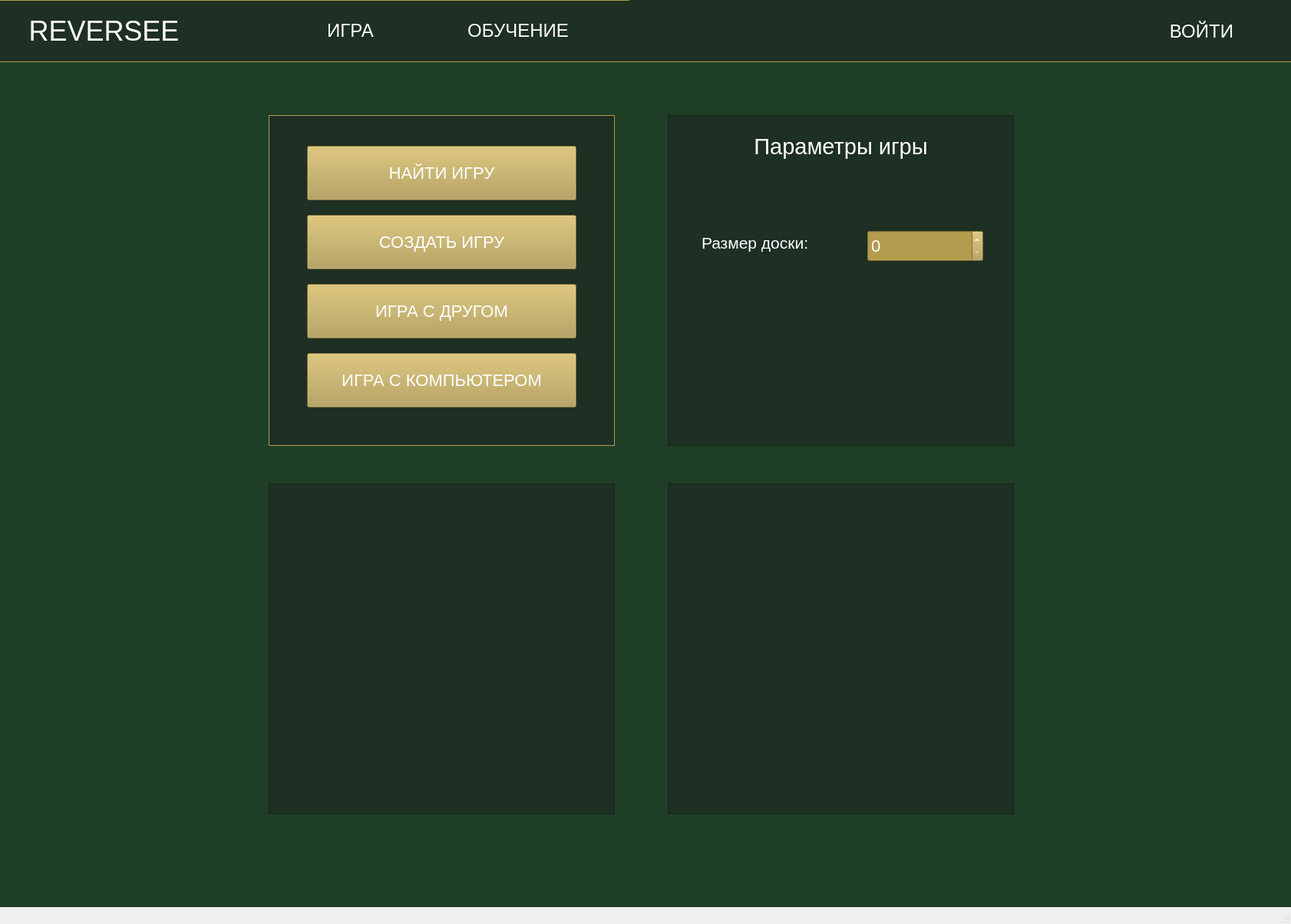
<?xml version="1.0" encoding="UTF-8"?>
<ui version="4.0">
 <class>MainWindow</class>
 <widget class="QMainWindow" name="MainWindow">
  <property name="geometry">
   <rect>
    <x>0</x>
    <y>0</y>
    <width>1682</width>
    <height>1204</height>
   </rect>
  </property>
  <property name="minimumSize">
   <size>
    <width>1682</width>
    <height>1204</height>
   </size>
  </property>
  <property name="maximumSize">
   <size>
    <width>1682</width>
    <height>1204</height>
   </size>
  </property>
  <property name="windowTitle">
   <string>Reversee</string>
  </property>
  <property name="styleSheet">
   <string notr="true"/>
  </property>
  <widget class="QWidget" name="centralwidget">
   <property name="styleSheet">
    <string notr="true"/>
   </property>
   <widget class="QStackedWidget" name="stackedWidget">
    <property name="geometry">
     <rect>
      <x>0</x>
      <y>70</y>
      <width>1731</width>
      <height>1131</height>
     </rect>
    </property>
    <property name="sizePolicy">
     <sizepolicy hsizetype="Preferred" vsizetype="Preferred">
      <horstretch>100</horstretch>
      <verstretch>100</verstretch>
     </sizepolicy>
    </property>
    <property name="minimumSize">
     <size>
      <width>100</width>
      <height>100</height>
     </size>
    </property>
    <property name="autoFillBackground">
     <bool>false</bool>
    </property>
    <property name="styleSheet">
     <string notr="true">background-color: #1F3E26;</string>
    </property>
    <widget class="QWidget" name="Main">
     <widget class="QTableWidget" name="tableWidget">
      <property name="geometry">
       <rect>
        <x>870</x>
        <y>560</y>
        <width>451</width>
        <height>431</height>
       </rect>
      </property>
      <property name="styleSheet">
       <string notr="true">QTableWidget{
background-color: #1E2F23;
}QListWidget{
background-color: #1E2F23;
}</string>
      </property>
     </widget>
     <widget class="QTableWidget" name="tableWidget_2">
      <property name="geometry">
       <rect>
        <x>350</x>
        <y>560</y>
        <width>451</width>
        <height>431</height>
       </rect>
      </property>
      <property name="styleSheet">
       <string notr="true">QTableWidget{
background-color: #1E2F23;
}QListWidget{
background-color: #1E2F23;
}</string>
      </property>
     </widget>
     <widget class="QGroupBox" name="groupBox_game">
      <property name="geometry">
       <rect>
        <x>350</x>
        <y>80</y>
        <width>451</width>
        <height>431</height>
       </rect>
      </property>
      <property name="styleSheet">
       <string notr="true">QGroupBox{
background-color: #1E2F23;
border: 1px solid #B39C4D;
}

QPushButton {
  background-color: #B39C4D;
  color: #FFFFFF;
  text-align: center;
  font-size: 22px;
}</string>
      </property>
      <property name="title">
       <string notr="true"/>
      </property>
      <widget class="QPushButton" name="find_game">
       <property name="enabled">
        <bool>true</bool>
       </property>
       <property name="geometry">
        <rect>
         <x>50</x>
         <y>40</y>
         <width>351</width>
         <height>71</height>
        </rect>
       </property>
       <property name="acceptDrops">
        <bool>false</bool>
       </property>
       <property name="text">
        <string>НАЙТИ ИГРУ</string>
       </property>
      </widget>
      <widget class="QPushButton" name="create_game">
       <property name="geometry">
        <rect>
         <x>50</x>
         <y>130</y>
         <width>351</width>
         <height>71</height>
        </rect>
       </property>
       <property name="text">
        <string>СОЗДАТЬ ИГРУ</string>
       </property>
      </widget>
      <widget class="QPushButton" name="friend_game">
       <property name="geometry">
        <rect>
         <x>50</x>
         <y>220</y>
         <width>351</width>
         <height>71</height>
        </rect>
       </property>
       <property name="text">
        <string>ИГРА С ДРУГОМ</string>
       </property>
      </widget>
      <widget class="QPushButton" name="computer_game">
       <property name="geometry">
        <rect>
         <x>50</x>
         <y>310</y>
         <width>351</width>
         <height>71</height>
        </rect>
       </property>
       <property name="text">
        <string>ИГРА С КОМПЬЮТЕРОМ</string>
       </property>
      </widget>
     </widget>
     <widget class="QTableWidget" name="tableWidget_7">
      <property name="geometry">
       <rect>
        <x>870</x>
        <y>80</y>
        <width>451</width>
        <height>431</height>
       </rect>
      </property>
      <property name="styleSheet">
       <string notr="true">QTableWidget{
background-color: #1E2F23;
}QListWidget{
background-color: #1E2F23;
}</string>
      </property>
     </widget>
     <widget class="QTextEdit" name="textEdit_8">
      <property name="geometry">
       <rect>
        <x>880</x>
        <y>100</y>
        <width>431</width>
        <height>61</height>
       </rect>
      </property>
      <property name="styleSheet">
       <string notr="true">background-color: #1E2F23;border: 0px;</string>
      </property>
      <property name="html">
       <string>&lt;!DOCTYPE HTML PUBLIC &quot;-//W3C//DTD HTML 4.0//EN&quot; &quot;http://www.w3.org/TR/REC-html40/strict.dtd&quot;&gt;
&lt;html&gt;&lt;head&gt;&lt;meta name=&quot;qrichtext&quot; content=&quot;1&quot; /&gt;&lt;style type=&quot;text/css&quot;&gt;
p, li { white-space: pre-wrap; }
&lt;/style&gt;&lt;/head&gt;&lt;body style=&quot; font-family:'MS Shell Dlg 2'; font-size:7.8pt; font-weight:400; font-style:normal;&quot;&gt;
&lt;p align=&quot;center&quot; style=&quot; margin-top:0px; margin-bottom:0px; margin-left:0px; margin-right:0px; -qt-block-indent:0; text-indent:0px;&quot;&gt;&lt;span style=&quot; font-size:22pt; color:#ffffff;&quot;&gt;Параметры игры&lt;/span&gt;&lt;/p&gt;&lt;/body&gt;&lt;/html&gt;</string>
      </property>
     </widget>
     <widget class="QSpinBox" name="board_size">
      <property name="geometry">
       <rect>
        <x>1130</x>
        <y>230</y>
        <width>151</width>
        <height>41</height>
       </rect>
      </property>
      <property name="layoutDirection">
       <enum>Qt::LeftToRight</enum>
      </property>
      <property name="styleSheet">
       <string notr="true">background-color: #B39C4D;
  color: #FFFFFF;
  text-align: center;
  font-size: 22px;</string>
      </property>
     </widget>
     <widget class="QTextEdit" name="textEdit_9">
      <property name="geometry">
       <rect>
        <x>910</x>
        <y>230</y>
        <width>191</width>
        <height>41</height>
       </rect>
      </property>
      <property name="styleSheet">
       <string notr="true">background-color: #1E2F23;border: 0px;</string>
      </property>
      <property name="html">
       <string>&lt;!DOCTYPE HTML PUBLIC &quot;-//W3C//DTD HTML 4.0//EN&quot; &quot;http://www.w3.org/TR/REC-html40/strict.dtd&quot;&gt;
&lt;html&gt;&lt;head&gt;&lt;meta name=&quot;qrichtext&quot; content=&quot;1&quot; /&gt;&lt;style type=&quot;text/css&quot;&gt;
p, li { white-space: pre-wrap; }
&lt;/style&gt;&lt;/head&gt;&lt;body style=&quot; font-family:'MS Shell Dlg 2'; font-size:7.8pt; font-weight:400; font-style:normal;&quot;&gt;
&lt;p style=&quot; margin-top:0px; margin-bottom:0px; margin-left:0px; margin-right:0px; -qt-block-indent:0; text-indent:0px;&quot;&gt;&lt;span style=&quot; font-size:16pt; color:#ffffff;&quot;&gt;Размер доски:&lt;/span&gt;&lt;/p&gt;&lt;/body&gt;&lt;/html&gt;</string>
      </property>
     </widget>
    </widget>
    <widget class="QWidget" name="Game">
     <property name="styleSheet">
      <string notr="true">QGroupBox {
background: #000000;
}
QGrindLayout {
background: #000000;
}
QPushButton {
background: #B39C4D;
  text-align: center;
}
</string>
     </property>
     <widget class="QGroupBox" name="game_board">
      <property name="geometry">
       <rect>
        <x>460</x>
        <y>140</y>
        <width>750</width>
        <height>750</height>
       </rect>
      </property>
      <property name="styleSheet">
       <string notr="true"/>
      </property>
      <property name="title">
       <string/>
      </property>
      <widget class="QWidget" name="gridLayoutWidget">
       <property name="geometry">
        <rect>
         <x>-1</x>
         <y>-1</y>
         <width>751</width>
         <height>751</height>
        </rect>
       </property>
       <layout class="QGridLayout" name="gridLayout_4">
        <property name="spacing">
         <number>4</number>
        </property>
       </layout>
      </widget>
     </widget>
    </widget>
    <widget class="QWidget" name="Education">
     <widget class="QGroupBox" name="groupBox_game_7">
      <property name="geometry">
       <rect>
        <x>360</x>
        <y>80</y>
        <width>1131</width>
        <height>771</height>
       </rect>
      </property>
      <property name="styleSheet">
       <string notr="true">QGroupBox{
background-color: #1E2F23;
border: 1px solid #B39C4D;
}

QPushButton {
  background-color: #B39C4D;
  color: #FFFFFF;
  text-align: center;
  font-size: 22px;
}

QLineEdit{
background: #2A382F;
border: 1px solid #B39C4D;
}
QTextEdit{
background-color: #1E2F23;
border: 0px
}</string>
      </property>
      <property name="title">
       <string notr="true"/>
      </property>
      <widget class="QTextEdit" name="textEdit_7">
       <property name="geometry">
        <rect>
         <x>80</x>
         <y>40</y>
         <width>971</width>
         <height>711</height>
        </rect>
       </property>
       <property name="html">
        <string>&lt;!DOCTYPE HTML PUBLIC &quot;-//W3C//DTD HTML 4.0//EN&quot; &quot;http://www.w3.org/TR/REC-html40/strict.dtd&quot;&gt;
&lt;html&gt;&lt;head&gt;&lt;meta name=&quot;qrichtext&quot; content=&quot;1&quot; /&gt;&lt;style type=&quot;text/css&quot;&gt;
p, li { white-space: pre-wrap; }
&lt;/style&gt;&lt;/head&gt;&lt;body style=&quot; font-family:'MS Shell Dlg 2'; font-size:7.8pt; font-weight:400; font-style:normal;&quot;&gt;
&lt;p style=&quot; margin-top:0px; margin-bottom:0px; margin-left:0px; margin-right:0px; -qt-block-indent:0; text-indent:0px;&quot;&gt;&lt;span style=&quot; font-size:22pt; color:#ffffff;&quot;&gt;Ход игры &lt;/span&gt;&lt;/p&gt;
&lt;p style=&quot;-qt-paragraph-type:empty; margin-top:0px; margin-bottom:0px; margin-left:0px; margin-right:0px; -qt-block-indent:0; text-indent:0px;&quot;&gt;&lt;br /&gt;&lt;/p&gt;
&lt;p style=&quot; margin-top:0px; margin-bottom:0px; margin-left:0px; margin-right:0px; -qt-block-indent:0; text-indent:0px;&quot;&gt;&lt;span style=&quot; font-size:14pt; color:#ffffff;&quot;&gt;Две золотые и две черные фишки помещены вцентр игрового поля так, как показано на рисунке. Начинают золотые, игрок ходит одной из фишекпо игровому полю. Вы должны перемещать каждую фишку по игровому полю так, чтобы он прилегал как минимум кодной фишке противника. Окруженные фишки – это те фишки, к которым по прямойлинии по вертикали, горизонтали или диагонали прилегает фишка противника. Когда одна из фишек окружена двумя фишками противника, то фишка первого игрокапереворачивается и становится фишкой второго. Если вы поместили свои фишки настолько удачно, что они окружают фишки противника более чемв одном направлении сразу, вы можете перевернуть все эти фишки сразу, превратив их в фишкисвоего цвета. Если игрок не в состоянии переместить фишки согласно правилам, он пропускает ход, и ходпереход к его противнику. Если у игрока уже нет фишек во время хода, он может взять одну усвоего противника. &lt;/span&gt;&lt;/p&gt;
&lt;p style=&quot;-qt-paragraph-type:empty; margin-top:0px; margin-bottom:0px; margin-left:0px; margin-right:0px; -qt-block-indent:0; text-indent:0px;&quot;&gt;&lt;br /&gt;&lt;/p&gt;
&lt;p style=&quot;-qt-paragraph-type:empty; margin-top:0px; margin-bottom:0px; margin-left:0px; margin-right:0px; -qt-block-indent:0; text-indent:0px; font-size:22pt; color:#ffffff;&quot;&gt;&lt;br /&gt;&lt;/p&gt;
&lt;p style=&quot; margin-top:0px; margin-bottom:0px; margin-left:0px; margin-right:0px; -qt-block-indent:0; text-indent:0px;&quot;&gt;&lt;span style=&quot; font-size:22pt; color:#ffffff;&quot;&gt;Конец игры&lt;/span&gt;&lt;span style=&quot; font-size:24pt; color:#ffffff;&quot;&gt; &lt;/span&gt;&lt;/p&gt;
&lt;p style=&quot;-qt-paragraph-type:empty; margin-top:0px; margin-bottom:0px; margin-left:0px; margin-right:0px; -qt-block-indent:0; text-indent:0px;&quot;&gt;&lt;br /&gt;&lt;/p&gt;
&lt;p style=&quot; margin-top:0px; margin-bottom:0px; margin-left:0px; margin-right:0px; -qt-block-indent:0; text-indent:0px;&quot;&gt;&lt;span style=&quot; font-size:14pt; color:#ffffff;&quot;&gt;Игра заканчивается, когда на доске оказываются все 64 фишки или, когда ни один из игроков неможет сделать ход так, чтобы прилегать к фишке соперника. Побеждает игрок с наибольшим количеством фишек своего цвета. В случае равного количествафишек, побеждает игрок, начавший игру вторым.&lt;/span&gt;&lt;/p&gt;&lt;/body&gt;&lt;/html&gt;</string>
       </property>
      </widget>
     </widget>
    </widget>
    <widget class="QWidget" name="Friends">
     <widget class="QGroupBox" name="groupBox_game_8">
      <property name="geometry">
       <rect>
        <x>400</x>
        <y>50</y>
        <width>861</width>
        <height>911</height>
       </rect>
      </property>
      <property name="contextMenuPolicy">
       <enum>Qt::NoContextMenu</enum>
      </property>
      <property name="styleSheet">
       <string notr="true">QGroupBox{
background-color: #1E2F23;
border: 1px solid #B39C4D;
}

QPushButton {
  background-color: #B39C4D;
  color: #FFFFFF;
  text-align: center;
  font-size: 22px;
}

QLineEdit{
background: #2A382F;
border: 1px solid #B39C4D;
}
QTextEdit{
background-color: #1E2F23;
border: 0px
}</string>
      </property>
      <property name="title">
       <string notr="true"/>
      </property>
      <widget class="QTextEdit" name="textEdit_10">
       <property name="geometry">
        <rect>
         <x>80</x>
         <y>40</y>
         <width>181</width>
         <height>87</height>
        </rect>
       </property>
       <property name="html">
        <string>&lt;!DOCTYPE HTML PUBLIC &quot;-//W3C//DTD HTML 4.0//EN&quot; &quot;http://www.w3.org/TR/REC-html40/strict.dtd&quot;&gt;
&lt;html&gt;&lt;head&gt;&lt;meta name=&quot;qrichtext&quot; content=&quot;1&quot; /&gt;&lt;style type=&quot;text/css&quot;&gt;
p, li { white-space: pre-wrap; }
&lt;/style&gt;&lt;/head&gt;&lt;body style=&quot; font-family:'MS Shell Dlg 2'; font-size:7.8pt; font-weight:400; font-style:normal;&quot;&gt;
&lt;p style=&quot; margin-top:0px; margin-bottom:0px; margin-left:0px; margin-right:0px; -qt-block-indent:0; text-indent:0px;&quot;&gt;&lt;span style=&quot; font-size:28pt; color:#ffffff;&quot;&gt;Друзья&lt;/span&gt;&lt;/p&gt;&lt;/body&gt;&lt;/html&gt;</string>
       </property>
      </widget>
      <widget class="QTableWidget" name="table_friends">
       <property name="geometry">
        <rect>
         <x>90</x>
         <y>350</y>
         <width>691</width>
         <height>451</height>
        </rect>
       </property>
       <property name="focusPolicy">
        <enum>Qt::WheelFocus</enum>
       </property>
       <property name="layoutDirection">
        <enum>Qt::LeftToRight</enum>
       </property>
       <property name="styleSheet">
        <string notr="true">.QTableWidget{	
display: inline-block;
background-color: #2A382F;
border: 1px solid #B39C4D;
  color: #FFFFFF;
  text-align: center;
  font-size: 24px;
}
</string>
       </property>
       <property name="alternatingRowColors">
        <bool>false</bool>
       </property>
       <property name="rowCount">
        <number>0</number>
       </property>
       <property name="columnCount">
        <number>0</number>
       </property>
       <attribute name="horizontalHeaderVisible">
        <bool>false</bool>
       </attribute>
       <attribute name="horizontalHeaderCascadingSectionResizes">
        <bool>false</bool>
       </attribute>
       <attribute name="horizontalHeaderHighlightSections">
        <bool>false</bool>
       </attribute>
       <attribute name="horizontalHeaderShowSortIndicator" stdset="0">
        <bool>false</bool>
       </attribute>
       <attribute name="horizontalHeaderStretchLastSection">
        <bool>false</bool>
       </attribute>
       <attribute name="verticalHeaderVisible">
        <bool>false</bool>
       </attribute>
       <attribute name="verticalHeaderHighlightSections">
        <bool>false</bool>
       </attribute>
       <attribute name="verticalHeaderShowSortIndicator" stdset="0">
        <bool>false</bool>
       </attribute>
       <attribute name="verticalHeaderStretchLastSection">
        <bool>false</bool>
       </attribute>
      </widget>
      <widget class="QLineEdit" name="line_find">
       <property name="geometry">
        <rect>
         <x>90</x>
         <y>220</y>
         <width>691</width>
         <height>61</height>
        </rect>
       </property>
      </widget>
     </widget>
    </widget>
    <widget class="QWidget" name="Registration">
     <widget class="QGroupBox" name="groupBox_game_9">
      <property name="geometry">
       <rect>
        <x>520</x>
        <y>70</y>
        <width>661</width>
        <height>831</height>
       </rect>
      </property>
      <property name="styleSheet">
       <string notr="true">QGroupBox{
background-color: #1E2F23;
border: 1px solid #B39C4D;
}

QPushButton {
  background-color: #B39C4D;
  color: #FFFFFF;
  text-align: center;
  font-size: 22px;
}

QLineEdit{
color: #FFFFFF;
background: #2A382F;
border: 1px solid #B39C4D;
font-size: 20px;
}
QTextEdit{
color: #FFFFFF;
background-color: #1E2F23;
border: 0px;
}</string>
      </property>
      <property name="title">
       <string notr="true"/>
      </property>
      <widget class="QPushButton" name="Registration_but">
       <property name="geometry">
        <rect>
         <x>80</x>
         <y>610</y>
         <width>491</width>
         <height>71</height>
        </rect>
       </property>
       <property name="text">
        <string>РЕГИСТРАЦИЯ</string>
       </property>
      </widget>
      <widget class="QLineEdit" name="line_login_2">
       <property name="geometry">
        <rect>
         <x>80</x>
         <y>230</y>
         <width>491</width>
         <height>61</height>
        </rect>
       </property>
      </widget>
      <widget class="QLineEdit" name="line_password_reg">
       <property name="geometry">
        <rect>
         <x>80</x>
         <y>380</y>
         <width>491</width>
         <height>61</height>
        </rect>
       </property>
       <property name="styleSheet">
        <string notr="true"/>
       </property>
       <property name="text">
        <string/>
       </property>
       <property name="echoMode">
        <enum>QLineEdit::Password</enum>
       </property>
      </widget>
      <widget class="QTextEdit" name="textEdit_11">
       <property name="geometry">
        <rect>
         <x>80</x>
         <y>40</y>
         <width>321</width>
         <height>87</height>
        </rect>
       </property>
       <property name="html">
        <string>&lt;!DOCTYPE HTML PUBLIC &quot;-//W3C//DTD HTML 4.0//EN&quot; &quot;http://www.w3.org/TR/REC-html40/strict.dtd&quot;&gt;
&lt;html&gt;&lt;head&gt;&lt;meta name=&quot;qrichtext&quot; content=&quot;1&quot; /&gt;&lt;style type=&quot;text/css&quot;&gt;
p, li { white-space: pre-wrap; }
&lt;/style&gt;&lt;/head&gt;&lt;body style=&quot; font-family:'MS Shell Dlg 2'; font-size:7.8pt; font-weight:400; font-style:normal;&quot;&gt;
&lt;p style=&quot; margin-top:0px; margin-bottom:0px; margin-left:0px; margin-right:0px; -qt-block-indent:0; text-indent:0px;&quot;&gt;&lt;span style=&quot; font-size:28pt; color:#ffffff;&quot;&gt;Регистрация&lt;/span&gt;&lt;/p&gt;&lt;/body&gt;&lt;/html&gt;</string>
       </property>
      </widget>
      <widget class="QTextEdit" name="textEdit_12">
       <property name="geometry">
        <rect>
         <x>80</x>
         <y>180</y>
         <width>491</width>
         <height>41</height>
        </rect>
       </property>
       <property name="html">
        <string>&lt;!DOCTYPE HTML PUBLIC &quot;-//W3C//DTD HTML 4.0//EN&quot; &quot;http://www.w3.org/TR/REC-html40/strict.dtd&quot;&gt;
&lt;html&gt;&lt;head&gt;&lt;meta name=&quot;qrichtext&quot; content=&quot;1&quot; /&gt;&lt;style type=&quot;text/css&quot;&gt;
p, li { white-space: pre-wrap; }
&lt;/style&gt;&lt;/head&gt;&lt;body style=&quot; font-family:'MS Shell Dlg 2'; font-size:7.8pt; font-weight:400; font-style:normal;&quot;&gt;
&lt;p style=&quot; margin-top:0px; margin-bottom:0px; margin-left:0px; margin-right:0px; -qt-block-indent:0; text-indent:0px;&quot;&gt;&lt;span style=&quot; font-size:14pt; color:#ffffff;&quot;&gt;Логин&lt;/span&gt;&lt;/p&gt;&lt;/body&gt;&lt;/html&gt;</string>
       </property>
      </widget>
      <widget class="QTextEdit" name="textEdit_13">
       <property name="geometry">
        <rect>
         <x>80</x>
         <y>330</y>
         <width>491</width>
         <height>41</height>
        </rect>
       </property>
       <property name="html">
        <string>&lt;!DOCTYPE HTML PUBLIC &quot;-//W3C//DTD HTML 4.0//EN&quot; &quot;http://www.w3.org/TR/REC-html40/strict.dtd&quot;&gt;
&lt;html&gt;&lt;head&gt;&lt;meta name=&quot;qrichtext&quot; content=&quot;1&quot; /&gt;&lt;style type=&quot;text/css&quot;&gt;
p, li { white-space: pre-wrap; }
&lt;/style&gt;&lt;/head&gt;&lt;body style=&quot; font-family:'MS Shell Dlg 2'; font-size:7.8pt; font-weight:400; font-style:normal;&quot;&gt;
&lt;p style=&quot; margin-top:0px; margin-bottom:0px; margin-left:0px; margin-right:0px; -qt-block-indent:0; text-indent:0px;&quot;&gt;&lt;span style=&quot; font-size:14pt; color:#ffffff;&quot;&gt;Пароль&lt;/span&gt;&lt;/p&gt;&lt;/body&gt;&lt;/html&gt;</string>
       </property>
      </widget>
      <widget class="QTextEdit" name="textEdit_14">
       <property name="geometry">
        <rect>
         <x>80</x>
         <y>460</y>
         <width>491</width>
         <height>41</height>
        </rect>
       </property>
       <property name="html">
        <string>&lt;!DOCTYPE HTML PUBLIC &quot;-//W3C//DTD HTML 4.0//EN&quot; &quot;http://www.w3.org/TR/REC-html40/strict.dtd&quot;&gt;
&lt;html&gt;&lt;head&gt;&lt;meta name=&quot;qrichtext&quot; content=&quot;1&quot; /&gt;&lt;style type=&quot;text/css&quot;&gt;
p, li { white-space: pre-wrap; }
&lt;/style&gt;&lt;/head&gt;&lt;body style=&quot; font-family:'MS Shell Dlg 2'; font-size:7.8pt; font-weight:400; font-style:normal;&quot;&gt;
&lt;p style=&quot; margin-top:0px; margin-bottom:0px; margin-left:0px; margin-right:0px; -qt-block-indent:0; text-indent:0px;&quot;&gt;&lt;span style=&quot; font-size:14pt; color:#ffffff;&quot;&gt;Повторите пароль&lt;/span&gt;&lt;/p&gt;&lt;/body&gt;&lt;/html&gt;</string>
       </property>
      </widget>
      <widget class="QLineEdit" name="line_password_reg_2">
       <property name="geometry">
        <rect>
         <x>80</x>
         <y>510</y>
         <width>491</width>
         <height>61</height>
        </rect>
       </property>
       <property name="styleSheet">
        <string notr="true"/>
       </property>
       <property name="text">
        <string/>
       </property>
       <property name="echoMode">
        <enum>QLineEdit::Password</enum>
       </property>
      </widget>
      <widget class="QPushButton" name="login_but_wind">
       <property name="geometry">
        <rect>
         <x>80</x>
         <y>750</y>
         <width>71</width>
         <height>31</height>
        </rect>
       </property>
       <property name="styleSheet">
        <string notr="true">
QPushButton {
  background-color: #1E2F23;
  color: #FCD655;
  text-align: center;
  font-size: 22px;
border: 0px;
}</string>
       </property>
       <property name="text">
        <string>Войти</string>
       </property>
      </widget>
     </widget>
    </widget>
    <widget class="QWidget" name="Login">
     <widget class="QGroupBox" name="groupBox_game_4">
      <property name="geometry">
       <rect>
        <x>540</x>
        <y>70</y>
        <width>661</width>
        <height>721</height>
       </rect>
      </property>
      <property name="styleSheet">
       <string notr="true">QGroupBox{
background-color: #1E2F23;
border: 1px solid #B39C4D;
}

QPushButton {
  background-color: #B39C4D;
  color: #FFFFFF;
  text-align: center;
  font-size: 22px;
}

QLineEdit{
color: #FFFFFF;
background: #2A382F;
border: 1px solid #B39C4D;
font-size: 20px;
}
QTextEdit{
color: #FFFFFF;
background-color: #1E2F23;
border: 0px;
}</string>
      </property>
      <property name="title">
       <string notr="true"/>
      </property>
      <widget class="QPushButton" name="Login_but">
       <property name="geometry">
        <rect>
         <x>80</x>
         <y>490</y>
         <width>491</width>
         <height>71</height>
        </rect>
       </property>
       <property name="text">
        <string>ВОЙТИ</string>
       </property>
      </widget>
      <widget class="QLineEdit" name="line_login">
       <property name="geometry">
        <rect>
         <x>80</x>
         <y>230</y>
         <width>491</width>
         <height>61</height>
        </rect>
       </property>
      </widget>
      <widget class="QLineEdit" name="line_password">
       <property name="geometry">
        <rect>
         <x>80</x>
         <y>390</y>
         <width>491</width>
         <height>61</height>
        </rect>
       </property>
       <property name="styleSheet">
        <string notr="true"/>
       </property>
       <property name="text">
        <string/>
       </property>
       <property name="echoMode">
        <enum>QLineEdit::Password</enum>
       </property>
      </widget>
      <widget class="QTextEdit" name="textEdit">
       <property name="geometry">
        <rect>
         <x>80</x>
         <y>40</y>
         <width>321</width>
         <height>87</height>
        </rect>
       </property>
       <property name="html">
        <string>&lt;!DOCTYPE HTML PUBLIC &quot;-//W3C//DTD HTML 4.0//EN&quot; &quot;http://www.w3.org/TR/REC-html40/strict.dtd&quot;&gt;
&lt;html&gt;&lt;head&gt;&lt;meta name=&quot;qrichtext&quot; content=&quot;1&quot; /&gt;&lt;style type=&quot;text/css&quot;&gt;
p, li { white-space: pre-wrap; }
&lt;/style&gt;&lt;/head&gt;&lt;body style=&quot; font-family:'MS Shell Dlg 2'; font-size:7.8pt; font-weight:400; font-style:normal;&quot;&gt;
&lt;p style=&quot; margin-top:0px; margin-bottom:0px; margin-left:0px; margin-right:0px; -qt-block-indent:0; text-indent:0px;&quot;&gt;&lt;span style=&quot; font-size:28pt; color:#ffffff;&quot;&gt;Войти&lt;/span&gt;&lt;/p&gt;&lt;/body&gt;&lt;/html&gt;</string>
       </property>
      </widget>
      <widget class="QTextEdit" name="textEdit_2">
       <property name="geometry">
        <rect>
         <x>80</x>
         <y>180</y>
         <width>491</width>
         <height>41</height>
        </rect>
       </property>
       <property name="html">
        <string>&lt;!DOCTYPE HTML PUBLIC &quot;-//W3C//DTD HTML 4.0//EN&quot; &quot;http://www.w3.org/TR/REC-html40/strict.dtd&quot;&gt;
&lt;html&gt;&lt;head&gt;&lt;meta name=&quot;qrichtext&quot; content=&quot;1&quot; /&gt;&lt;style type=&quot;text/css&quot;&gt;
p, li { white-space: pre-wrap; }
&lt;/style&gt;&lt;/head&gt;&lt;body style=&quot; font-family:'MS Shell Dlg 2'; font-size:7.8pt; font-weight:400; font-style:normal;&quot;&gt;
&lt;p style=&quot; margin-top:0px; margin-bottom:0px; margin-left:0px; margin-right:0px; -qt-block-indent:0; text-indent:0px;&quot;&gt;&lt;span style=&quot; font-size:14pt; color:#ffffff;&quot;&gt;Логин&lt;/span&gt;&lt;/p&gt;&lt;/body&gt;&lt;/html&gt;</string>
       </property>
      </widget>
      <widget class="QTextEdit" name="textEdit_3">
       <property name="geometry">
        <rect>
         <x>80</x>
         <y>340</y>
         <width>491</width>
         <height>41</height>
        </rect>
       </property>
       <property name="html">
        <string>&lt;!DOCTYPE HTML PUBLIC &quot;-//W3C//DTD HTML 4.0//EN&quot; &quot;http://www.w3.org/TR/REC-html40/strict.dtd&quot;&gt;
&lt;html&gt;&lt;head&gt;&lt;meta name=&quot;qrichtext&quot; content=&quot;1&quot; /&gt;&lt;style type=&quot;text/css&quot;&gt;
p, li { white-space: pre-wrap; }
&lt;/style&gt;&lt;/head&gt;&lt;body style=&quot; font-family:'MS Shell Dlg 2'; font-size:7.8pt; font-weight:400; font-style:normal;&quot;&gt;
&lt;p style=&quot; margin-top:0px; margin-bottom:0px; margin-left:0px; margin-right:0px; -qt-block-indent:0; text-indent:0px;&quot;&gt;&lt;span style=&quot; font-size:14pt; color:#ffffff;&quot;&gt;Пароль&lt;/span&gt;&lt;/p&gt;&lt;/body&gt;&lt;/html&gt;</string>
       </property>
      </widget>
      <widget class="QPushButton" name="registration_but_wind">
       <property name="geometry">
        <rect>
         <x>70</x>
         <y>650</y>
         <width>151</width>
         <height>31</height>
        </rect>
       </property>
       <property name="styleSheet">
        <string notr="true">
QPushButton {
  background-color: #1E2F23;
  color: #FCD655;
  text-align: center;
  font-size: 22px;
border: 0px;
}</string>
       </property>
       <property name="text">
        <string>Регистрация</string>
       </property>
      </widget>
      <widget class="QCheckBox" name="save_me">
       <property name="geometry">
        <rect>
         <x>70</x>
         <y>590</y>
         <width>231</width>
         <height>51</height>
        </rect>
       </property>
       <property name="styleSheet">
        <string notr="true"> display: inline-block;
  border-radius: 4px;
background-color: #1E2F23;
  border: none;
  color: #FFFFFF;
  text-align: center;
  font-size: 20px;
  padding: 10px;
  width: 200px;
  transition: all 0.5s;
  cursor: pointer;
  margin: 5px;</string>
       </property>
       <property name="text">
        <string>Запомнить меня</string>
       </property>
      </widget>
     </widget>
    </widget>
    <widget class="QWidget" name="Profile">
     <widget class="QGroupBox" name="groupBox_game_5">
      <property name="geometry">
       <rect>
        <x>400</x>
        <y>50</y>
        <width>861</width>
        <height>911</height>
       </rect>
      </property>
      <property name="styleSheet">
       <string notr="true">QGroupBox{
background-color: #1E2F23;
border: 1px solid #B39C4D;
}

QPushButton {
  background-color: #B39C4D;
  color: #FFFFFF;
  text-align: center;
  font-size: 22px;
}

QLineEdit{
background: #2A382F;
border: 1px solid #B39C4D;
}
QTextEdit{
background-color: #1E2F23;
border: 0px
}</string>
      </property>
      <property name="title">
       <string notr="true"/>
      </property>
      <widget class="QTextEdit" name="textEdit_4">
       <property name="geometry">
        <rect>
         <x>80</x>
         <y>40</y>
         <width>321</width>
         <height>87</height>
        </rect>
       </property>
       <property name="html">
        <string>&lt;!DOCTYPE HTML PUBLIC &quot;-//W3C//DTD HTML 4.0//EN&quot; &quot;http://www.w3.org/TR/REC-html40/strict.dtd&quot;&gt;
&lt;html&gt;&lt;head&gt;&lt;meta name=&quot;qrichtext&quot; content=&quot;1&quot; /&gt;&lt;style type=&quot;text/css&quot;&gt;
p, li { white-space: pre-wrap; }
&lt;/style&gt;&lt;/head&gt;&lt;body style=&quot; font-family:'MS Shell Dlg 2'; font-size:7.8pt; font-weight:400; font-style:normal;&quot;&gt;
&lt;p style=&quot; margin-top:0px; margin-bottom:0px; margin-left:0px; margin-right:0px; -qt-block-indent:0; text-indent:0px;&quot;&gt;&lt;span style=&quot; font-size:28pt; color:#ffffff;&quot;&gt;Профиль&lt;/span&gt;&lt;/p&gt;&lt;/body&gt;&lt;/html&gt;</string>
       </property>
      </widget>
      <widget class="QTextEdit" name="textEdit_5">
       <property name="geometry">
        <rect>
         <x>350</x>
         <y>230</y>
         <width>101</width>
         <height>41</height>
        </rect>
       </property>
       <property name="html">
        <string>&lt;!DOCTYPE HTML PUBLIC &quot;-//W3C//DTD HTML 4.0//EN&quot; &quot;http://www.w3.org/TR/REC-html40/strict.dtd&quot;&gt;
&lt;html&gt;&lt;head&gt;&lt;meta name=&quot;qrichtext&quot; content=&quot;1&quot; /&gt;&lt;style type=&quot;text/css&quot;&gt;
p, li { white-space: pre-wrap; }
&lt;/style&gt;&lt;/head&gt;&lt;body style=&quot; font-family:'MS Shell Dlg 2'; font-size:7.8pt; font-weight:400; font-style:normal;&quot;&gt;
&lt;p style=&quot; margin-top:0px; margin-bottom:0px; margin-left:0px; margin-right:0px; -qt-block-indent:0; text-indent:0px;&quot;&gt;&lt;span style=&quot; font-size:14pt; color:#ffffff;&quot;&gt;Рейтинг:&lt;/span&gt;&lt;/p&gt;&lt;/body&gt;&lt;/html&gt;</string>
       </property>
      </widget>
      <widget class="QTextEdit" name="textEdit_6">
       <property name="geometry">
        <rect>
         <x>350</x>
         <y>290</y>
         <width>81</width>
         <height>41</height>
        </rect>
       </property>
       <property name="html">
        <string>&lt;!DOCTYPE HTML PUBLIC &quot;-//W3C//DTD HTML 4.0//EN&quot; &quot;http://www.w3.org/TR/REC-html40/strict.dtd&quot;&gt;
&lt;html&gt;&lt;head&gt;&lt;meta name=&quot;qrichtext&quot; content=&quot;1&quot; /&gt;&lt;style type=&quot;text/css&quot;&gt;
p, li { white-space: pre-wrap; }
&lt;/style&gt;&lt;/head&gt;&lt;body style=&quot; font-family:'MS Shell Dlg 2'; font-size:7.8pt; font-weight:400; font-style:normal;&quot;&gt;
&lt;p style=&quot; margin-top:0px; margin-bottom:0px; margin-left:0px; margin-right:0px; -qt-block-indent:0; text-indent:0px;&quot;&gt;&lt;span style=&quot; font-size:14pt; color:#ffffff;&quot;&gt;Место:&lt;/span&gt;&lt;/p&gt;&lt;/body&gt;&lt;/html&gt;</string>
       </property>
      </widget>
      <widget class="QGroupBox" name="groupBox_game_6">
       <property name="geometry">
        <rect>
         <x>80</x>
         <y>410</y>
         <width>721</width>
         <height>141</height>
        </rect>
       </property>
       <property name="styleSheet">
        <string notr="true">QGroupBox{
background-color: #2A382F;
border: 1px solid #B39C4D;
}

QPushButton {
  background-color: #B39C4D;
  color: #FFFFFF;
  text-align: center;
  font-size: 22px;
}

QLineEdit{
background: #2A382F;
border: 1px solid #B39C4D;
}
QTextEdit{
background-color: #1E2F23;
border: 0px
}</string>
       </property>
       <property name="title">
        <string notr="true"/>
       </property>
      </widget>
      <widget class="QLineEdit" name="user_img">
       <property name="geometry">
        <rect>
         <x>80</x>
         <y>140</y>
         <width>200</width>
         <height>200</height>
        </rect>
       </property>
       <property name="styleSheet">
        <string notr="true"/>
       </property>
      </widget>
      <widget class="QTextEdit" name="user_nick">
       <property name="geometry">
        <rect>
         <x>350</x>
         <y>150</y>
         <width>261</width>
         <height>61</height>
        </rect>
       </property>
       <property name="styleSheet">
        <string notr="true">  color: #FCD655;
  text-align: center;
  font-size: 35px;</string>
       </property>
       <property name="html">
        <string>&lt;!DOCTYPE HTML PUBLIC &quot;-//W3C//DTD HTML 4.0//EN&quot; &quot;http://www.w3.org/TR/REC-html40/strict.dtd&quot;&gt;
&lt;html&gt;&lt;head&gt;&lt;meta name=&quot;qrichtext&quot; content=&quot;1&quot; /&gt;&lt;style type=&quot;text/css&quot;&gt;
p, li { white-space: pre-wrap; }
&lt;/style&gt;&lt;/head&gt;&lt;body style=&quot; font-family:'MS Shell Dlg 2'; font-size:35px; font-weight:400; font-style:normal;&quot;&gt;
&lt;p style=&quot;-qt-paragraph-type:empty; margin-top:0px; margin-bottom:0px; margin-left:0px; margin-right:0px; -qt-block-indent:0; text-indent:0px; font-size:7.8pt;&quot;&gt;&lt;br /&gt;&lt;/p&gt;&lt;/body&gt;&lt;/html&gt;</string>
       </property>
      </widget>
      <widget class="QTextEdit" name="textEdit_rating">
       <property name="geometry">
        <rect>
         <x>470</x>
         <y>230</y>
         <width>121</width>
         <height>41</height>
        </rect>
       </property>
       <property name="styleSheet">
        <string notr="true">  color: #FCD655;
  text-align: center;
  font-size: 20px;</string>
       </property>
       <property name="html">
        <string>&lt;!DOCTYPE HTML PUBLIC &quot;-//W3C//DTD HTML 4.0//EN&quot; &quot;http://www.w3.org/TR/REC-html40/strict.dtd&quot;&gt;
&lt;html&gt;&lt;head&gt;&lt;meta name=&quot;qrichtext&quot; content=&quot;1&quot; /&gt;&lt;style type=&quot;text/css&quot;&gt;
p, li { white-space: pre-wrap; }
&lt;/style&gt;&lt;/head&gt;&lt;body style=&quot; font-family:'MS Shell Dlg 2'; font-size:20px; font-weight:400; font-style:normal;&quot;&gt;
&lt;p style=&quot;-qt-paragraph-type:empty; margin-top:0px; margin-bottom:0px; margin-left:0px; margin-right:0px; -qt-block-indent:0; text-indent:0px; font-size:7.8pt;&quot;&gt;&lt;br /&gt;&lt;/p&gt;&lt;/body&gt;&lt;/html&gt;</string>
       </property>
      </widget>
      <widget class="QTextEdit" name="textEdit_place">
       <property name="geometry">
        <rect>
         <x>470</x>
         <y>290</y>
         <width>291</width>
         <height>41</height>
        </rect>
       </property>
       <property name="styleSheet">
        <string notr="true">  color: #FCD655;
  text-align: center;
  font-size: 20px;</string>
       </property>
       <property name="html">
        <string>&lt;!DOCTYPE HTML PUBLIC &quot;-//W3C//DTD HTML 4.0//EN&quot; &quot;http://www.w3.org/TR/REC-html40/strict.dtd&quot;&gt;
&lt;html&gt;&lt;head&gt;&lt;meta name=&quot;qrichtext&quot; content=&quot;1&quot; /&gt;&lt;style type=&quot;text/css&quot;&gt;
p, li { white-space: pre-wrap; }
&lt;/style&gt;&lt;/head&gt;&lt;body style=&quot; font-family:'MS Shell Dlg 2'; font-size:20px; font-weight:400; font-style:normal;&quot;&gt;
&lt;p style=&quot;-qt-paragraph-type:empty; margin-top:0px; margin-bottom:0px; margin-left:0px; margin-right:0px; -qt-block-indent:0; text-indent:0px; font-size:7.8pt;&quot;&gt;&lt;br /&gt;&lt;/p&gt;&lt;/body&gt;&lt;/html&gt;</string>
       </property>
      </widget>
      <widget class="QPushButton" name="exit">
       <property name="geometry">
        <rect>
         <x>30</x>
         <y>840</y>
         <width>151</width>
         <height>31</height>
        </rect>
       </property>
       <property name="styleSheet">
        <string notr="true">
QPushButton {
  background-color: #1E2F23;
  color: #FCD655;
  text-align: center;
  font-size: 22px;
border: 0px;
}</string>
       </property>
       <property name="text">
        <string>Выход</string>
       </property>
      </widget>
     </widget>
    </widget>
   </widget>
   <widget class="QGroupBox" name="groupBox_main">
    <property name="geometry">
     <rect>
      <x>-10</x>
      <y>0</y>
      <width>1701</width>
      <height>81</height>
     </rect>
    </property>
    <property name="styleSheet">
     <string notr="true">QGroupBox{
background: #1E2F23;
mix-blend-mode: normal;
border: 1px solid #B39C4D;
}

QPushButton {
	display: inline-block;
  background-color: #1E2F23;
  border: none;
  color: #FFFFFF;
  text-align: center;
  font-size: 24px;
  transition: all 0.5s;
  cursor: pointer;
  margin: 5px;
}

  
</string>
    </property>
    <property name="title">
     <string/>
    </property>
    <widget class="QWidget" name="horizontalLayoutWidget">
     <property name="geometry">
      <rect>
       <x>360</x>
       <y>0</y>
       <width>431</width>
       <height>80</height>
      </rect>
     </property>
     <layout class="QHBoxLayout" name="horizontalLayout">
      <item>
       <widget class="QPushButton" name="game_but">
        <property name="sizePolicy">
         <sizepolicy hsizetype="Minimum" vsizetype="Minimum">
          <horstretch>0</horstretch>
          <verstretch>0</verstretch>
         </sizepolicy>
        </property>
        <property name="text">
         <string>ИГРА</string>
        </property>
        <property name="shortcut">
         <string/>
        </property>
       </widget>
      </item>
      <item>
       <widget class="QPushButton" name="education_but">
        <property name="sizePolicy">
         <sizepolicy hsizetype="Minimum" vsizetype="Minimum">
          <horstretch>0</horstretch>
          <verstretch>0</verstretch>
         </sizepolicy>
        </property>
        <property name="text">
         <string>ОБУЧЕНИЕ</string>
        </property>
       </widget>
      </item>
     </layout>
    </widget>
    <widget class="QPushButton" name="main_but">
     <property name="geometry">
      <rect>
       <x>40</x>
       <y>10</y>
       <width>211</width>
       <height>61</height>
      </rect>
     </property>
     <property name="styleSheet">
      <string notr="true">  font-size: 36px;</string>
     </property>
     <property name="text">
      <string>REVERSEE</string>
     </property>
    </widget>
    <widget class="QStackedWidget" name="stackedWidget_2">
     <property name="geometry">
      <rect>
       <x>830</x>
       <y>0</y>
       <width>891</width>
       <height>71</height>
      </rect>
     </property>
     <property name="styleSheet">
      <string notr="true">background: #1E2F23;</string>
     </property>
     <widget class="QWidget" name="page_login">
      <widget class="QPushButton" name="login_but">
       <property name="geometry">
        <rect>
         <x>670</x>
         <y>0</y>
         <width>151</width>
         <height>81</height>
        </rect>
       </property>
       <property name="text">
        <string>ВОЙТИ</string>
       </property>
      </widget>
     </widget>
     <widget class="QWidget" name="page_user">
      <widget class="QPushButton" name="profile_but">
       <property name="geometry">
        <rect>
         <x>490</x>
         <y>0</y>
         <width>211</width>
         <height>81</height>
        </rect>
       </property>
       <property name="styleSheet">
        <string notr="true">  color: #FCD655;
  text-align: right;</string>
       </property>
       <property name="text">
        <string/>
       </property>
      </widget>
      <widget class="QPushButton" name="profile_2_but">
       <property name="geometry">
        <rect>
         <x>730</x>
         <y>0</y>
         <width>81</width>
         <height>81</height>
        </rect>
       </property>
       <property name="sizePolicy">
        <sizepolicy hsizetype="Minimum" vsizetype="Minimum">
         <horstretch>0</horstretch>
         <verstretch>0</verstretch>
        </sizepolicy>
       </property>
       <property name="styleSheet">
        <string notr="true">border-radius: 160px;</string>
       </property>
       <property name="text">
        <string/>
       </property>
       <property name="iconSize">
        <size>
         <width>80</width>
         <height>80</height>
        </size>
       </property>
      </widget>
      <widget class="QPushButton" name="friends_but">
       <property name="geometry">
        <rect>
         <x>0</x>
         <y>0</y>
         <width>198</width>
         <height>78</height>
        </rect>
       </property>
       <property name="sizePolicy">
        <sizepolicy hsizetype="Minimum" vsizetype="Minimum">
         <horstretch>0</horstretch>
         <verstretch>0</verstretch>
        </sizepolicy>
       </property>
       <property name="text">
        <string>ДРУЗЬЯ</string>
       </property>
      </widget>
     </widget>
    </widget>
   </widget>
  </widget>
  <widget class="QMenuBar" name="menubar">
   <property name="geometry">
    <rect>
     <x>0</x>
     <y>0</y>
     <width>1682</width>
     <height>26</height>
    </rect>
   </property>
  </widget>
  <widget class="QStatusBar" name="statusbar"/>
 </widget>
 <resources/>
 <connections/>
</ui>
